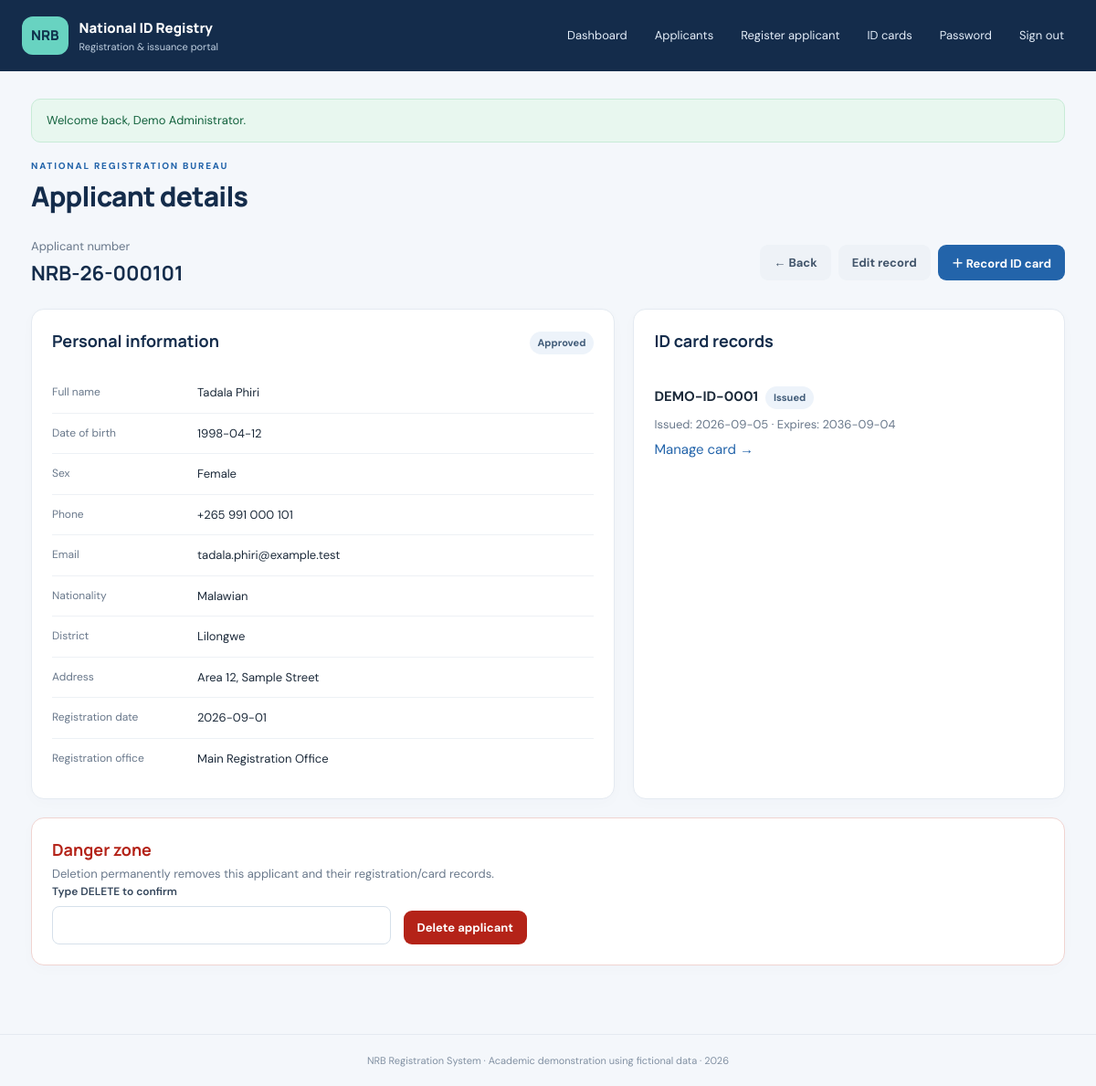
Page /applicant_view.php?id=1 (signed in) on the committed database.
### tables this page shows
CREATE TABLE IF NOT EXISTS registrations (
 id INT UNSIGNED AUTO_INCREMENT PRIMARY KEY,
 applicant_id INT UNSIGNED NOT NULL UNIQUE,
 registration_date DATE NOT NULL,
 office_name VARCHAR(120) NOT NULL,
 notes VARCHAR(500) NULL,
 created_at TIMESTAMP NOT NULL DEFAULT CURRENT_TIMESTAMP,
 CONSTRAINT fk_registration_applicant FOREIGN KEY (applicant_id) REFERENCES applicants(id) ON UPDATE CASCADE ON DELETE CASCADE
);

CREATE TABLE IF NOT EXISTS applicants (
 id INT UNSIGNED AUTO_INCREMENT PRIMARY KEY,
 applicant_no VARCHAR(30) NOT NULL UNIQUE,
 first_name VARCHAR(100) NOT NULL,
 last_name VARCHAR(100) NOT NULL,
 date_of_birth DATE NOT NULL,
 sex ENUM('Female','Male','Other') NOT NULL,
 phone VARCHAR(25) NULL,
 email VARCHAR(150) NULL,
 address VARCHAR(255) NULL,
 district VARCHAR(100) NULL,
 nationality VARCHAR(80) NOT NULL DEFAULT 'Malawian',
 status ENUM('Pending','In Review','Approved','Rejected') NOT NULL DEFAULT 'Pending',
 created_at TIMESTAMP NOT NULL DEFAULT CURRENT_TIMESTAMP,
 updated_at TIMESTAMP NOT NULL DEFAULT CURRENT_TIMESTAMP ON UPDATE CURRENT_TIMESTAMP,
 INDEX idx_applicant_name (last_name, first_name), INDEX idx_applicant_status (status), INDEX idx_applicant_phone (phone)
);

CREATE TABLE IF NOT EXISTS id_cards (
 id INT UNSIGNED AUTO_INCREMENT PRIMARY KEY,
 applicant_id INT UNSIGNED NOT NULL,
 card_number VARCHAR(40) NOT NULL UNIQUE,
 issue_date DATE NULL,
 expiry_date DATE NULL,
 status ENUM('Pending','Printed','Issued','Lost','Expired','Cancelled') NOT NULL DEFAULT 'Pending',
 notes VARCHAR(500) NULL,
 created_at TIMESTAMP NOT NULL DEFAULT CURRENT_TIMESTAMP,
 updated_at TIMESTAMP NOT NULL DEFAULT CURRENT_TIMESTAMP ON UPDATE CURRENT_TIMESTAMP,
 INDEX idx_card_applicant (applicant_id), INDEX idx_card_status (status),
 CONSTRAINT fk_card_applicant FOREIGN KEY (applicant_id) REFERENCES applicants(id) ON UPDATE CASCADE ON DELETE CASCADE,
 CONSTRAINT chk_card_dates CHECK (issue_date IS NULL OR expiry_date IS NULL OR expiry_date >= issue_date)
);

### app/bootstrap.php (called while the page is built, shortened)
<?php
function e(mixed $value): string { return htmlspecialchars((string)$value, ENT_QUOTES | ENT_SUBSTITUTE, 'UTF-8'); }

### applicant_view.php (the view, shortened to what this page needs)
<?php
require __DIR__.'/app/bootstrap.php';require_login();require __DIR__.'/app/layout.php';$id=filter_input(INPUT_GET,'id',FILTER_VALIDATE_INT)?:0;
$st=$pdo->prepare('SELECT a.*,r.registration_date,r.office_name,r.notes registration_notes FROM applicants a LEFT JOIN registrations r ON r.applicant_id=a.id WHERE a.id=?');$st->execute([$id]);$a=$st->fetch();if(!$a){flash('error','Applicant not found.');redirect('applicants.php');}
$c=$pdo->prepare('SELECT * FROM id_cards WHERE applicant_id=? ORDER BY created_at DESC');$c->execute([$id]);$cards=$c->fetchAll();
page_header('Applicant details'); ?>
<div class="detail-toolbar"><div><span class="muted">Applicant number</span><h2><?=e($a['applicant_no'])?></h2></div><div class="toolbar-actions"><a class="btn secondary" href="applicants.php">← Back</a><a class="btn secondary" href="applicant_form.php?id=<?=$id?>">Edit record</a><a class="btn primary" href="card_form.php?applicant_id=<?=$id?>">＋ Record ID card</a></div></div>
<div class="detail-grid"><section class="panel"><div class="panel-heading"><h2>Personal information</h2><span class="pill"><?=e($a['status'])?></span></div><dl class="details"><?php foreach(['Full name'=>$a['first_name'].' '.$a['last_name'],'Date of birth'=>$a['date_of_birth'],'Sex'=>$a['sex'],'Phone'=>$a['phone']?:'—','Email'=>$a['email']?:'—','Nationality'=>$a['nationality'],'District'=>$a['district']?:'—','Address'=>$a['address']?:'—','Registration date'=>$a['registration_date']?:'—','Registration office'=>$a['office_name']?:'—'] as $k=>$v): ?><div><dt><?=e($k)?></dt><dd><?=e($v)?></dd></div><?php endforeach; ?></dl></section><section class="panel"><div class="panel-heading"><h2>ID card records</h2></div><?php if(!$cards): ?><p class="empty">No ID card issuance records yet.</p><?php else: foreach($cards as $card): ?><div class="card-record"><strong><?=e($card['card_number'])?></strong><span class="pill"><?=e($card['status'])?></span><p class="muted">Issued: <?=e($card['issue_date']?:'Not issued')?> · Expires: <?=e($card['expiry_date']?:'—')?></p><a href="card_form.php?id=<?=(int)$card['id']?>">Manage card →</a></div><?php endforeach; endif; ?></section></div>
<section class="panel danger-zone"><h2>Danger zone</h2><p class="muted">Deletion permanently removes this applicant and their registration/card records.</p><form method="post" class="delete-form" onsubmit="return confirm('Permanently delete this fictional applicant and related records?');"><input type="hidden" name="csrf" value="<?=e(csrf_token())?>"><input type="hidden" name="action" value="delete"><label>Type DELETE to confirm<input name="confirm" required pattern="DELETE" autocomplete="off"></label><button class="btn danger" type="submit">Delete applicant</button></form></section>

### assets/style.css (style rules this page uses)
:root { --navy:#142c4b;--blue:#2364aa;--cyan:#dff3f3;--bg:#f4f7fb;--ink:#1c2a3a;--muted:#69788b;--line:#e4eaf1;--white:#fff;--green:#16794b;--red:#b42318 }
* { box-sizing:border-box }
body { margin:0;background:var(--bg);color:var(--ink);font:15px 'DM Sans',sans-serif;line-height:1.5 }
h1,h2,h3,p { margin-top:0 }
h2 { font:700 18px Manrope,sans-serif;margin-bottom:5px;color:var(--navy) }
.muted,.section-title p { color:var(--muted);font-size:13px;margin-bottom:0 }
.panel { background:white;border:1px solid var(--line);border-radius:14px;padding:22px;margin-bottom:20px;box-shadow:0 4px 16px #193e5b05 }
.panel-heading { display:flex;align-items:center;justify-content:space-between;gap:16px;margin-bottom:18px }
.text-link,a { color:var(--blue);text-decoration:none }
.pill { display:inline-block;border-radius:100px;padding:4px 9px;background:#edf3fa;color:#405b78;font-size:11px;font-weight:700 }
.btn { border:0;border-radius:9px;padding:10px 15px;font:700 13px 'DM Sans',sans-serif;display:inline-flex;align-items:center;justify-content:center;gap:6px;cursor:pointer;text-decoration:none;white-space:nowrap }
.primary { background:var(--blue);color:white }
.secondary { background:#eef2f7;color:#42556b }
.danger { background:#b42318;color:white }
label { display:block;color:#34465b;font-weight:600;font-size:12px }
input,select,textarea { display:block;width:100%;border:1px solid #d6e0ea;background:white;border-radius:8px;padding:11px 12px;margin-top:7px;color:var(--ink);font:14px 'DM Sans',sans-serif;outline:none }
.detail-toolbar { display:flex;align-items:center;justify-content:space-between;gap:18px;margin-bottom:20px }
.detail-toolbar h2 { font-size:22px;margin:4px 0 }
.toolbar-actions { display:flex;gap:8px;flex-wrap:wrap }
.detail-grid { display:grid;grid-template-columns:1.15fr .85fr;gap:20px }
.details { margin:0 }
.details>div { display:grid;grid-template-columns:145px 1fr;gap:14px;padding:12px 0;border-bottom:1px solid #edf1f5 }
.details>div:last-child { border:0 }
.details dt { color:var(--muted);font-size:12px }
.details dd { margin:0;font-size:13px;overflow-wrap:anywhere }
.card-record { padding:15px 0;border-bottom:1px solid var(--line) }
.card-record:last-child { border:0 }
.card-record .pill { margin-left:8px }
.card-record p { margin:7px 0 }
.danger-zone { border-color:#f0d4d1 }
.danger-zone h2 { color:var(--red) }
.delete-form { display:flex;align-items:end;gap:14px;max-width:520px }
.delete-form label { flex:1 }

### rows in the picture
registrations: applicant.applicant_no "NRB-26-000101", applicant.status "Approved", applicant.date_of_birth "1998-04-12", applicant.sex "Female", applicant.phone "+265 991 000 101", applicant.email "tadala.phiri@example.test", applicant.nationality "Malawian", applicant.district "Lilongwe", applicant.address "Area 12, Sample Street", registration_date "2026-09-01", office_name "Main Registration Office"
id_cards: card_number "DEMO-ID-0001", status "Issued", issue_date "2026-09-05", expiry_date "2036-09-04"

### other values in the picture
$flash['message'] "Welcome back, Demo Administrator."
$title "Applicant details"
$k "Full name"
$v "Tadala Phiri"
$k "Date of birth"
$k "Sex"
$k "Phone"
$k "Email"
$k "Nationality"
$k "District"
$k "Address"
$k "Registration date"
$k "Registration office"
